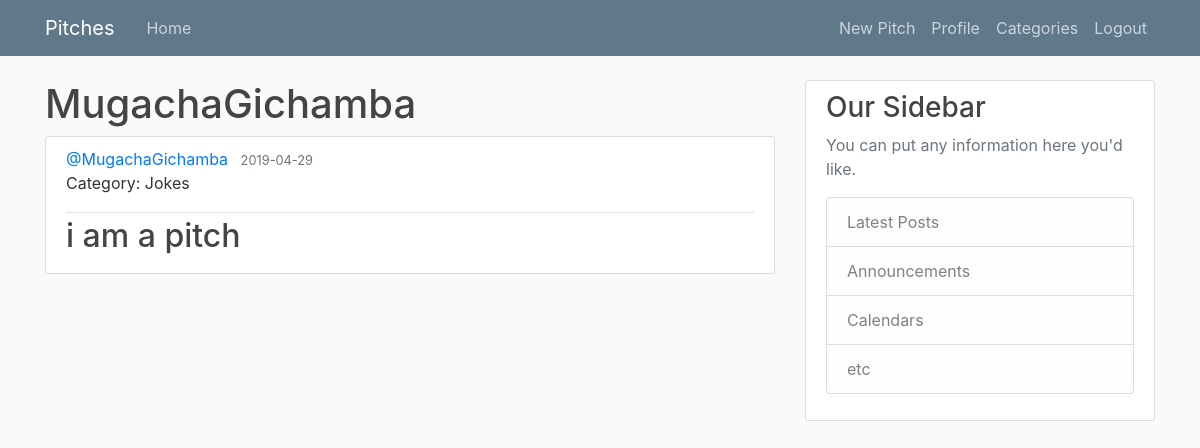
The app's page /profile (signed in) with its own data.
### piches/models.py (models this page shows, shortened)
class User(db.Model, UserMixin):
    id = db.Column(db.Integer, primary_key=True)
    username = db.Column(db.String(20), unique=True, nullable=False)
    email = db.Column(db.String(120), unique=True, nullable=False)
    image_file = db.Column(db.String(20), nullable=False, default='default.png')
    password = db.Column(db.String(60), nullable=False)
    pitches = db.relationship('Pitch', backref='author', lazy=True)

class Pitch(db.Model):
    id = db.Column(db.Integer, primary_key=True)
    category = db.Column(db.String(200), nullable=False)
    pitch = db.Column(db.String(200), nullable=False)
    date_posted = db.Column(db.DateTime, nullable=False, default=datetime.utcnow)
    user_id = db.Column(db.Integer, db.ForeignKey('user.id'), nullable=False)
    comments = db.relationship('Comment', backref='commenter', lazy=True)

### piches/routes.py (the view)
@app.route('/profile')
@login_required
def profile():
    pitches = Pitch.query.filter_by(user_id=current_user.id).all()
    return render_template('profile.html', title="profile", pitches=pitches)

### piches/models.py (called while the page is built)
@login_manager.user_loader
def load_user(user_id):
    return User.query.get(int(user_id))

### piches/templates/profile.html
{% extends 'layout.html' %}
{% block content %}
    <h1>{{ current_user.username }}</h1>
    {% for pitch in pitches %}
        <article class="media content-section">
            <div class="media-body">
                <div class="article-metadata">
                    <a class="mr-2" href="#">@{{ pitch.author.username }}</a>
                    <small class="text-muted">{{ pitch.date_posted.strftime('%Y-%m-%d') }}</small>
                    <p class="article-content">Category: {{ pitch.category }}</p>
                </div>
                <h2><a class="article-title" href="#">{{ pitch.pitch }}</a></h2>
            </div>
        </article>
    {% endfor %}
{% endblock content %}

### piches/static/main.css (style rules this page uses)
body { background: #fafafa; color: #333333; margin-top: 5rem; }
h1, h2, h3, h4, h5, h6 { color: #444444; }
.content-section { background: #ffffff; padding: 10px 20px; border: 1px solid #dddddd; border-radius: 3px; margin-bottom: 20px; }
.article-title { color: #444444; }
.article-content { white-space: pre-line; }
.article-metadata { padding-bottom: 1px; margin-bottom: 4px; border-bottom: 1px solid #e3e3e3 }

### records on screen
User: username "MugachaGichamba"
Pitch: author.username "MugachaGichamba", date_posted "2019-04-29", category "Jokes", pitch "i am a pitch"
